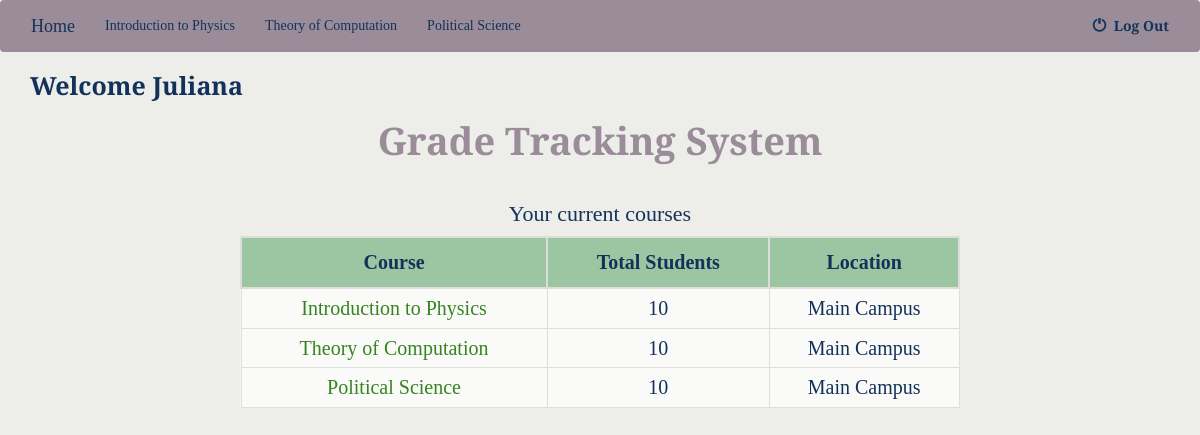
Page /authenticated/ (signed in) on the committed database.
### gms/models.py (models this page shows, shortened)
class Courses(models.Model):
    course_name = models.CharField(max_length=30)
    credit = models.PositiveSmallIntegerField(default=3)
    faculty = models.ForeignKey('Faculty',on_delete=models.PROTECT,null=True)
    students = models.ManyToManyField('Student')
    a = models.PositiveSmallIntegerField(default=80)
    b = models.PositiveSmallIntegerField(default=60)
    c = models.PositiveSmallIntegerField(default=40)
    d = models.PositiveSmallIntegerField(default=20)
    location = models.CharField(max_length = 30, default='Main Campus')

### gms/views.py (the view, shortened to what this page needs)
# urls.py: re_path(r'^authenticated/$',authenticated,name='authenticated'),
@cache_control(no_cache=True, must_revalidate=True, no_store=True)
def authenticated(request):
	usertype="NULL"
	if request.user.is_authenticated:
		try:
			userTemp=Faculty.objects.get(username=request.user.username,password=request.user.password)
			usertype="Faculty"
		except Faculty.DoesNotExist:
			userTemp=None
		if (userTemp==None):
			try:
				userTemp=Student.objects.get(username=request.user.username,password=request.user.password)
				usertype="Student"
			except Student.DoesNotExist:
				userTemp=None
		if (usertype=="Faculty"):
			return render(request, "faculty.html",{'faculty':userTemp})
		else :
			return redirect('/logout/')
	else:
		return redirect('/logout/')

### gms/template/faculty.html (shortened to what this page needs)
<!DOCTYPE html>
<html>
<head>
	{%load static%}
	<link rel="stylesheet" href="https://maxcdn.bootstrapcdn.com/bootstrap/3.3.6/css/bootstrap.min.css">
	<link rel="stylesheet" type="text/css" href="{% static 'gms/style.css' %}"/>
</head>
<body>
	<nav class="navbar" style="background-color:#9A8C98">
		<div class="container-fluid">
		<div class="collapse navbar-collapse" id="topNavBar" style="color:#368421">
			<ul class="nav navbar-nav" style="color:#8e0f0f;text-align: center;font-family: 'Cinzel'" text>
				<li class="active">
					<a class="navbar-brand" href="/authenticated/" style="color:#13325B;">Home</a>
				</li>
				{%for courses in faculty.courses_set.all  %}
				<li class="">
					<a href="/authenticated/{{forloop.counter}}" style="color:#13325B;">{{courses.course_name}}</a>
				</li>
				{%  endfor %}
			</ul>
			<ul class="nav navbar-nav navbar-right">
				<li class="">
					<a href="/logout/" style="color:#13325B;font-weight:bold;font-family:'Cinzel';">
						<span class="glyphicon glyphicon-off" aria-hidden="true" style="color:#13325B"></span>&nbsp;
						Log Out
					</a>
				</li>
			</ul>
		</div>
		</div>
	</nav>
	<h4 style="text-align: left;font-family:'Cinzel';font-weight:bolder;margin-left:30px;font-size:25px;color:#13325B">Welcome {{faculty.first_name}} </h4>
		<h3 style="text-align: center;font-family:'Cinzel Decorative';font-weight:bold;color:#9A8C98;font-size:38px;"> Grade Tracking System </h3>
	<hr>
	<h4 style="text-align: center;font-family: 'Noto';color:#13325B;font-size:22px"> Your current courses </h4>
	<div style="width:60%;margin:0 auto;overflow-x: auto;">
		<table margin="50px" style=" font-family:'Noto';color:#13325B;font-size:20px;">
			<tr style="background-color:#9cc5a1; color:#13325B">
				<th>Course</th>
				<th>Total Students</th>
				<th>Location</th>
			</tr>
			{%for courses in faculty.courses_set.all  %}
				<tr>
					<td>
						<a href="/authenticated/{{forloop.counter}}" style="color:#368421">{{courses.course_name}}</a>
					</td>
					<td>{{ courses.students.all|length }}</td>
					<td>{{courses.location}}</td>
				</tr>
			{%  endfor %}
		</table>
	</div>
</body>
</html>

### gms/static/gms/style.css (style rules this page uses)
body { background :#edede9; }
table, td { background: rgba(255,255,255,0.5); table-layout: auto; border: 1px solid #ddd; text-align: center; }
th { table-layout: auto; border: 2px solid #ddd; text-align: center; padding: 10px; }
table { border-collapse: collapse; width: 100%; }
td { padding: 5px; }

### rows in the picture
Courses: course_name "Introduction to Physics", students.all|length "10", location "Main Campus"
Courses: course_name "Theory of Computation", students.all|length "10", location "Main Campus"
Courses: course_name "Political Science", students.all|length "10", location "Main Campus"

### other values in the picture
{{ faculty.first_name }} "Juliana"
